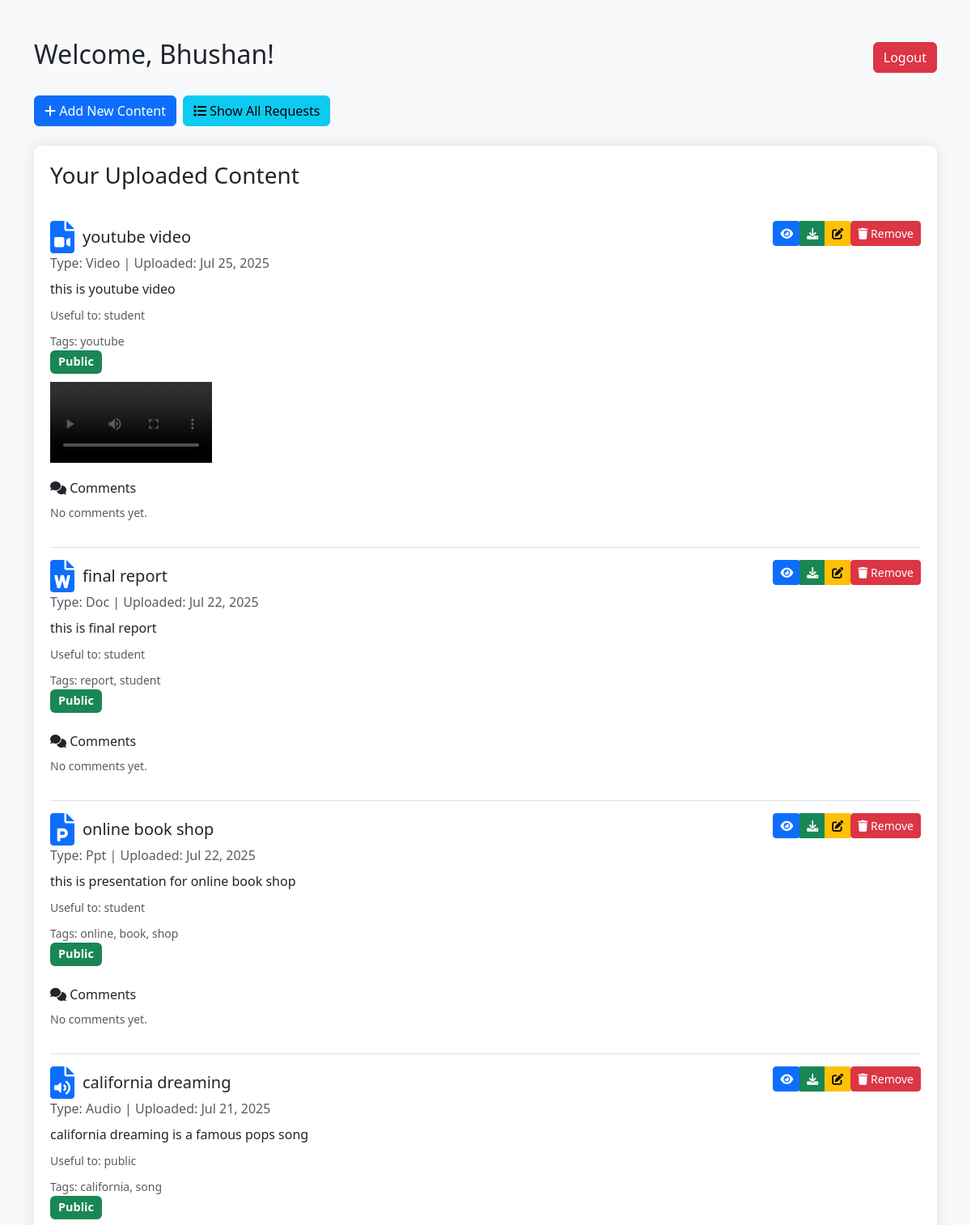
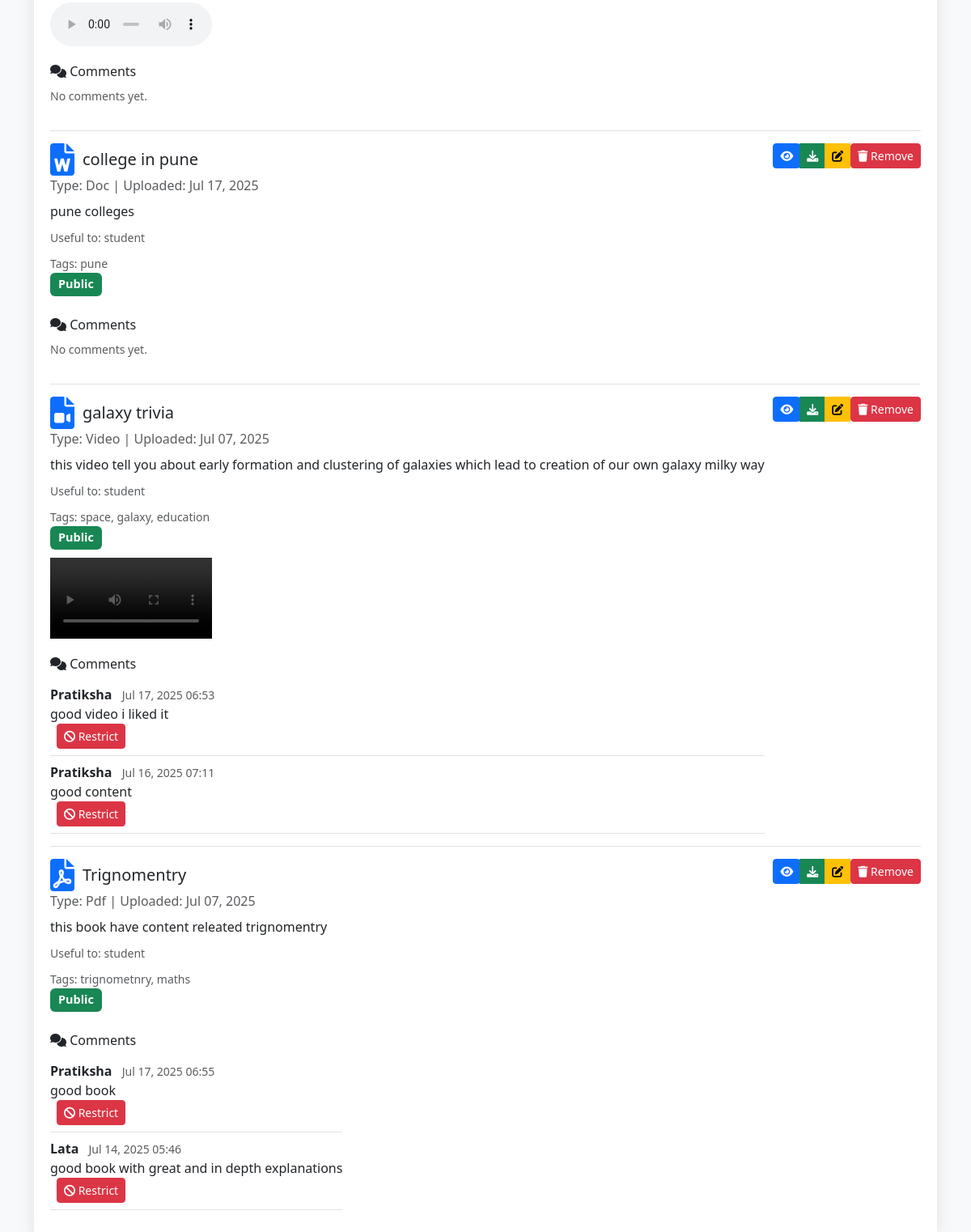
The page /admin_page.php (signed in) on the database its author committed (2 pictures, top to bottom).
### tables this page shows
CREATE TABLE `content` (
  `id` int(11) NOT NULL,
  `title` varchar(255) NOT NULL,
  `description` text NOT NULL,
  `file_type` enum('pdf','video','audio','ppt','doc','excel','image') NOT NULL,
  `video_type` enum('file','youtube') DEFAULT 'file',
  `file_path` varchar(512) NOT NULL,
  `useful_to` set('student','teacher','public','others') NOT NULL,
  `tags` varchar(255) DEFAULT NULL,
  `upload_date` timestamp NOT NULL DEFAULT current_timestamp(),
  `admin_id` int(11) NOT NULL,
  `price` decimal(10,2) NOT NULL DEFAULT 1.00,
  `is_restricted` tinyint(1) NOT NULL DEFAULT 0,
  `view_restricted` tinyint(1) NOT NULL DEFAULT 0,
  `converted_file_path` varchar(255) DEFAULT NULL
);

CREATE TABLE `comments` (
  `id` int(11) NOT NULL,
  `content_id` int(11) NOT NULL,
  `user_id` int(11) NOT NULL,
  `comment` text NOT NULL,
  `created_at` timestamp NOT NULL DEFAULT current_timestamp(),
  `is_restricted` tinyint(1) NOT NULL DEFAULT 0
);

CREATE TABLE `users` (
  `id` int(11) NOT NULL,
  `username` varchar(50) NOT NULL,
  `password` varchar(255) NOT NULL,
  `role` enum('user','admin') NOT NULL,
  `created_at` timestamp NOT NULL DEFAULT current_timestamp()
);

### admin_page.php (the view, shortened to what this page needs)
<?php
require_once "config.php";
function getContentComments($contentId, $limit = 3)
{
	global $conn;
	$sql = "SELECT c.*, u.username
            FROM comments c
            JOIN users u ON c.user_id = u.id
            WHERE c.content_id = ?
            ORDER BY c.created_at DESC" . ($limit ? " LIMIT " . intval($limit) : "");
	$stmt = mysqli_prepare($conn, $sql);
	mysqli_stmt_bind_param($stmt, "i", $contentId);
	mysqli_stmt_execute($stmt);
	$result = mysqli_stmt_get_result($stmt);
	$comments = array();
	while ($row = mysqli_fetch_assoc($result)) {
		$comments[] = $row;
	}
	$countSql = "SELECT COUNT(*) as total FROM comments WHERE content_id = ?";
	$countStmt = mysqli_prepare($conn, $countSql);
	mysqli_stmt_bind_param($countStmt, "i", $contentId);
	mysqli_stmt_execute($countStmt);
	$countResult = mysqli_stmt_get_result($countStmt);
	$totalComments = mysqli_fetch_assoc($countResult)['total'];
	return array(
		'comments' => $comments,
		'total' => $totalComments
	);
}
$adminId = $_SESSION["user_id"];
$sql = "SELECT * FROM content WHERE admin_id = ? ORDER BY upload_date DESC";
$content = array();
if ($stmt = mysqli_prepare($conn, $sql)) {
	mysqli_stmt_bind_param($stmt, "i", $adminId);
	if (mysqli_stmt_execute($stmt)) {
		$result = mysqli_stmt_get_result($stmt);
		while ($row = mysqli_fetch_assoc($result)) {
			$content[] = $row;
		}
	}
}
?>
<!DOCTYPE html>
<html lang="en">
<head>
	<link href="https://cdn.jsdelivr.net/npm/bootstrap@5.3.0/dist/css/bootstrap.min.css" rel="stylesheet">
	<link rel="stylesheet" href="https://cdnjs.cloudflare.com/ajax/libs/font-awesome/6.0.0/css/all.min.css">
</head>
<body class="bg-light">
	<div class="container py-5">
		<div class="d-flex justify-content-between align-items-center mb-4">
			<h2>Welcome, <?php echo htmlspecialchars($_SESSION["username"]); ?>!</h2>
			<a href="logout.php" class="btn btn-danger">Logout</a>
		</div>
		<div class="d-flex gap-2 mb-4">
			<button class="btn btn-primary" data-bs-toggle="modal" data-bs-target="#uploadModal">
				<i class="fas fa-plus"></i> Add New Content
			</button>
			<button class="btn btn-info" data-bs-toggle="modal" data-bs-target="#requestsModal">
				<i class="fas fa-list"></i> Show All Requests
			</button>
		</div>
		<div class="content-list">
			<h3 class="mb-4">Your Uploaded Content</h3>
			<?php if (empty($content)): ?>
				<p>No content uploaded yet.</p>
			<?php else: ?>
				<?php foreach ($content as $item): ?>
					<div class="content-item">
						<div class="d-flex justify-content-between align-items-start">
							<div>
								<div class="d-flex align-items-center">
									<?php
									$fileIcon = [
										'pdf' => 'fa-file-pdf',
										'video' => 'fa-file-video',
										'audio' => 'fa-file-audio',
										'ppt' => 'fa-file-powerpoint',
										'doc' => 'fa-file-word',
										'excel' => 'fa-file-excel',
										'image' => 'fa-file-image'
									][$item['file_type']] ?? 'fa-file';
									?>
									<i class="fas <?php echo $fileIcon; ?> file-icon"></i>
									<h5 class="mb-0"><?php echo htmlspecialchars($item['title']); ?></h5>
								</div>
								<p class="text-muted mb-2">
									Type: <?php echo ucfirst($item['file_type']); ?> |
									Uploaded: <?php echo date('M d, Y', strtotime($item['upload_date'])); ?>
								</p>
								<p class="mb-2"><?php echo htmlspecialchars($item['description']); ?></p>
								<p class="mb-2">
									<small class="text-muted">
										Useful to: <?php echo str_replace(',', ', ', $item['useful_to']); ?>
									</small>
								</p>
								<?php if (!empty($item['tags'])): ?>
									<p class="mb-0">
										<small class="text-muted">
											Tags: <?php echo htmlspecialchars($item['tags']); ?>
										</small>
									</p>
								<?php endif; ?>
								<p class="mb-2">
									<span class="badge <?php echo $item['is_restricted'] ? 'bg-danger' : 'bg-success'; ?>">
										<?php echo $item['is_restricted'] ? 'Restricted' : 'Public'; ?>
									</span>
								</p>
								<div class="preview-container">
									<?php
									$filePath = htmlspecialchars($item['file_path']);
									switch ($item['file_type']) {
										case 'video':
											echo "<video width='200' controls>
                                                    <source src='{$filePath}' type='video/mp4'>
                                                    Your browser does not support the video tag.
                                                  </video>";
											break;
										case 'audio':
											echo "<audio controls>
                                                    <source src='{$filePath}' type='audio/mpeg'>
                                                    Your browser does not support the audio tag.
                                                  </audio>";
											break;
									}
									?>
								</div>
								<div class="comments-section mt-3">
									<h6 class="mb-2"><i class="fas fa-comments"></i> Comments</h6>
									<?php
									$commentsData = getContentComments($item['id'], 3);
									$comments = $commentsData['comments'];
									if (!empty($comments)):
										foreach ($comments as $comment):
									?>
											<div class="comment-item border-bottom py-2 d-flex align-items-start">
												<div>
													<strong><?php echo htmlspecialchars($comment['username']); ?></strong>
													<small class="text-muted ms-2">
														<?php echo date('M d, Y H:i', strtotime($comment['created_at'])); ?>
													</small>
													<p class="mb-0"><?php echo nl2br(htmlspecialchars($comment['comment'])); ?></p>
													<?php if ($_SESSION['role'] === 'admin'): ?>
														<form method="POST" class="d-inline ms-2"
															onsubmit="return confirm('Are you sure you want to <?php echo $comment['is_restricted'] ? 'unrestrict' : 'restrict'; ?> this comment?');">
															<button type="submit" name="restrict_comment"
																class="btn btn-<?php echo $comment['is_restricted'] ? 'secondary' : 'danger'; ?> btn-sm align-middle">
																<i class="fas fa-ban"></i>
																<?php echo $comment['is_restricted'] ? 'Unrestrict' : 'Restrict'; ?>
															</button>
														</form>
													<?php endif; ?>
												</div>
											</div>
										<?php
										endforeach;
										?>
										<?php
									else:
										?>
										<p class="text-muted"><small>No comments yet.</small></p>
									<?php endif; ?>
								</div>
							</div>
							<div class="btn-group">
								<form method="POST" class="d-inline" style="margin:0; padding:0;">
									<button type="submit" name="toggle_view_restriction"
										class="btn btn-sm <?php echo $item['view_restricted'] ? 'btn-secondary' : 'btn-primary'; ?>"
										onclick="return confirm('Are you sure you want to <?php echo $item['view_restricted'] ? 'enable' : 'disable'; ?> viewing for this content?')">
										<i class="fas <?php echo $item['view_restricted'] ? 'fa-eye-slash' : 'fa-eye'; ?>"></i>
									</button>
								</form>
								<a href="<?php echo $filePath; ?>" class="btn btn-sm btn-success" download>
									<i class="fas fa-download"></i>
								</a>
								<a href="edit_content.php?id=<?php echo $item['id']; ?>" class="btn btn-sm btn-warning">
									<i class="fas fa-edit"></i>
								</a>
								<form method="POST" class="d-inline"
									onsubmit="return confirm('Are you sure you want to permanently remove this content? This action cannot be undone.');">
									<button type="submit" name="delete_content" class="btn btn-sm btn-danger">
										<i class="fas fa-trash"></i> Remove
									</button>
								</form>
							</div>
						</div>
					</div>
				<?php endforeach; ?>
			<?php endif; ?>
		</div>
</body>
</html>

### admin_page.php (style rules this page uses)
.content-list { background-color: white; padding: 20px; border-radius: 10px; box-shadow: 0 0 20px rgba(0, 0, 0, 0.1); }
.content-item { border-bottom: 1px solid #dee2e6; padding: 15px 0; }
.content-item:last-child { border-bottom: none; }
.preview-container { margin-top: 10px; max-width: 100%; overflow: hidden; }
.preview-container video { max-width: 200px; height: auto; }
.preview-container audio { width: 100%; max-width: 200px; }
.file-icon { font-size: 2.5em; margin-right: 10px; color: #0d6efd; }
.badge { font-size: 0.9em; padding: 0.5em 0.7em; }
.btn-sm { padding: 0.25rem 0.5rem; font-size: 0.875rem; }

### rows shown on the page
content: title "youtube video", file_type "Video", upload_date "Jul 25, 2025", description "this is youtube video", useful_to "student", tags "youtube", is_restricted "Public", shows "No comments yet.", view_restricted 0 (drawn)
content: title "final report", file_type "Doc", upload_date "Jul 22, 2025", description "this is final report", useful_to "student", tags "report, student", is_restricted "Public", shows "No comments yet.", view_restricted 0 (drawn)
content: title "online book shop", file_type "Ppt", upload_date "Jul 22, 2025", description "this is presentation for online book shop", useful_to "student", tags "online, book, shop", is_restricted "Public", shows "No comments yet.", view_restricted 0 (drawn)
content: title "california dreaming", file_type "Audio", upload_date "Jul 21, 2025", description "california dreaming is a famous pops song", useful_to "public", tags "california, song", is_restricted "Public", shows "No comments yet.", view_restricted 0 (drawn)
content: title "college in pune", file_type "Doc", upload_date "Jul 17, 2025", description "pune colleges", useful_to "student", tags "pune", is_restricted "Public", shows "No comments yet.", view_restricted 0 (drawn)
content: title "galaxy trivia", file_type "Video", upload_date "Jul 07, 2025", description "this video tell you about early formation and clustering of galaxies which lead to creation of our own galaxy milky way", useful_to "student", tags "space, galaxy, education", is_restricted "Public", view_restricted 0 (drawn)
comments: user.username "Pratiksha", created_at "Jul 17, 2025 06:53", comment "good video i liked it", is_restricted "Restrict"
comments: user.username "Pratiksha", created_at "Jul 16, 2025 07:11", comment "good content", is_restricted "Restrict"
content: title "Trignomentry", file_type "Pdf", upload_date "Jul 07, 2025", description "this book have content releated trignomentry", useful_to "student", tags "trignometnry, maths", is_restricted "Public", view_restricted 0 (drawn)
comments: user.username "Pratiksha", created_at "Jul 17, 2025 06:55", comment "good book", is_restricted "Restrict"
comments: user.username "Lata", created_at "Jul 14, 2025 05:46", comment "good book with great and in depth explanations", is_restricted "Restrict"

### other values the page prints
$_SESSION["username"] "Bhushan"
